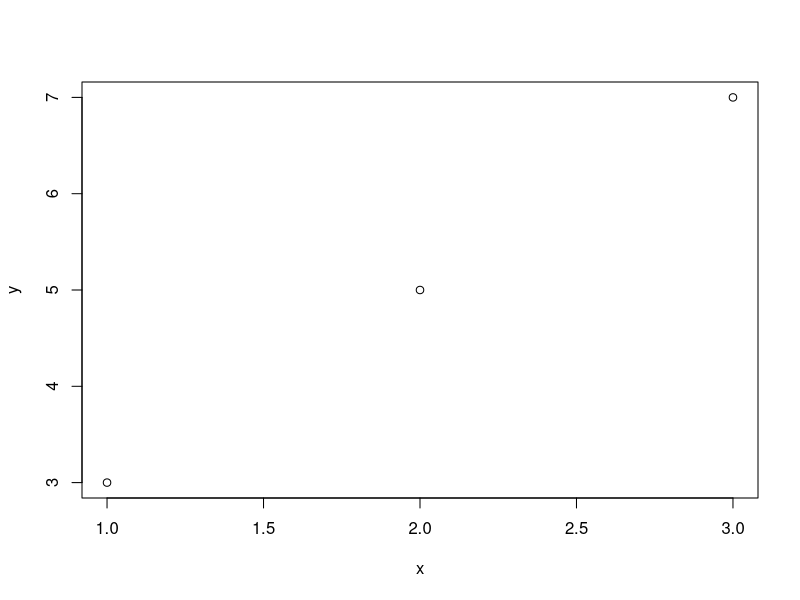
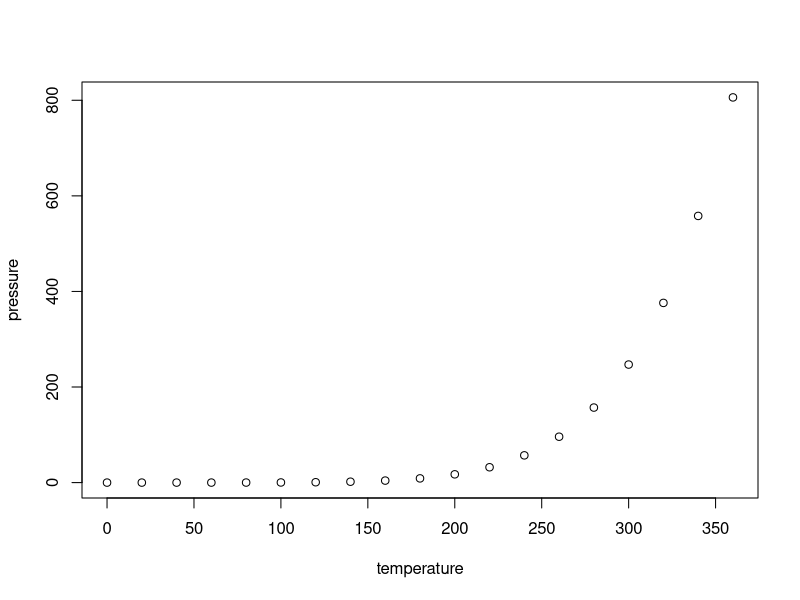

Write the R code that produced these figures, in order.
## ---- chunk 1
knitr::opts_chunk$set(echo = TRUE)
## ---- chunk 2
y <- c(3, 5, 7)
x <- c(1, 2, 3)
plot(x,y)
## ---- chunk 3
least.squares <- function(p, x, y) {
  sum((y - (p[1] + p[2] * x))^2)}
## ---- chunk 4
start.searching.here <- c(intercept = 0, slope = 0)
least.squares(start.searching.here, x, y)
## ---- chunk 5
optm <- optim(par = start.searching.here, fn = least.squares, 
      x = x, y = y)
optm$par
summary(optm)
## ---- chunk 6
mean(y) - cov(x,y) / var(x) * mean(x)   # Beta 0
cov(x,y) / var(x)                       # Beta 1
## ---- chunk 7
plot(pressure)
